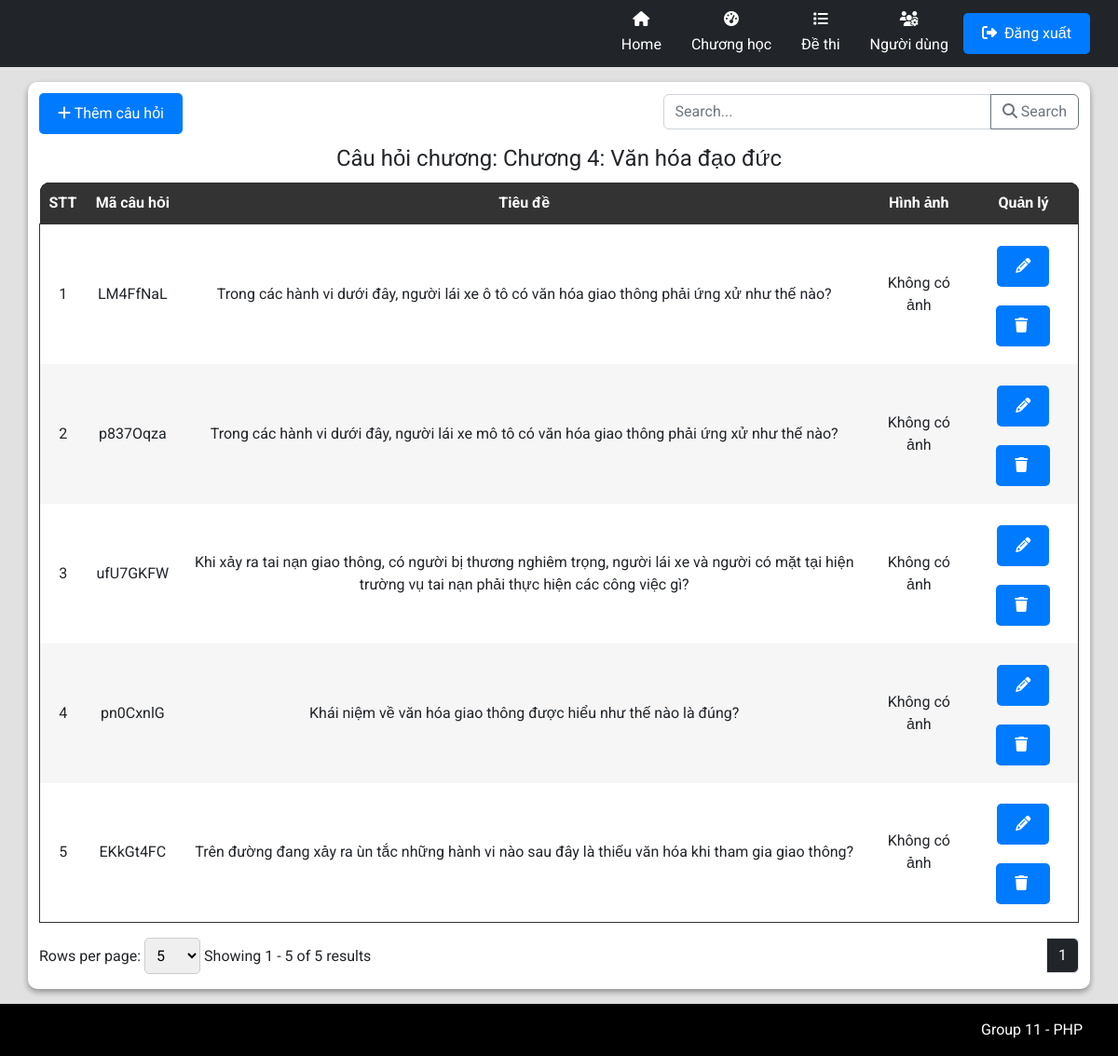
/admin/AdminIndex.php?workingPage=question&chapterId=09e4fcd0-5dbc-467d-bc2e-f3bbdb151ef4, run on the app's committed database.
### tables this page shows
CREATE TABLE `tbl_chapter` (
  `id` varchar(36) NOT NULL,
  `code` varchar(255) DEFAULT NULL,
  `name` varchar(255) DEFAULT NULL,
  `description` varchar(255) DEFAULT NULL,
  `quantity` int(11) DEFAULT NULL
);

CREATE TABLE `tbl_question` (
  `id` varchar(36) NOT NULL,
  `code` varchar(255) DEFAULT NULL,
  `questionImage` varchar(255) DEFAULT NULL,
  `title` text DEFAULT NULL,
  `chapterId` varchar(36) DEFAULT NULL,
  `option_1` text DEFAULT NULL,
  `option_2` text DEFAULT NULL,
  `option_3` text DEFAULT NULL,
  `option_4` text DEFAULT NULL,
  `trueAnswer` int(1) DEFAULT NULL,
  `isDanger` tinyint(1) DEFAULT NULL
);

### admin/pages/Question/QuestionIndex.php (shortened to what this page needs)
<link rel="stylesheet" href="./styles/ProductStyles.css">
<?php $chapterId = $_GET["chapterId"] ?>
<?php
$countAllSql = "SELECT * FROM tbl_question WHERE chapterId='$chapterId'";
$total_records = mysqli_num_rows(mysqli_query($connect, $countAllSql));
$pageIndex = isset($_GET['page']) ? $_GET['page'] : 1;
$pageSize = isset($_GET['limit']) ? $_GET['limit'] : 5;
$total_page = ceil($total_records / $pageSize);
$start = ($pageIndex - 1) * $pageSize;
$getTableDataSql = "";
if (isset($_GET['search']) && !empty($_GET['search'])) {
    $search = $_GET['search'];
    $getTableDataSql = "SELECT * FROM tbl_question WHERE chapterId='$chapterId' AND title LIKE '%$search%' LIMIT $start, $pageSize";
} else {
    $getTableDataSql = "SELECT * FROM tbl_question WHERE chapterId='$chapterId' LIMIT $start, $pageSize";
}
$tableData = mysqli_query($connect, $getTableDataSql);
?>
<div class="text-left flex justify-between">
    <button type="button" class="btn btn-primary mb-2 mt-3" data-bs-toggle="modal" data-bs-target="#addQuestion">
        <i class="fa-solid fa-plus"></i>
        Thêm câu hỏi
    </button>
    <div class="input-group mb-3 align-center mt-3 w-40">
        <input type="text" class="form-control" placeholder="Search..." aria-label="Recipient's username" name="search" id="search-input" aria-describedby="button-addon2">
        <button class="btn btn-outline-secondary" id="search-button" onclick="performSearch()" name="ok">
            <i class="fa-solid fa-magnifying-glass"></i>
            Search
        </button>
    </div>
</div>
<div class="container p-0">
    <table class="w-100">
        <?php
        $tableData_1 = mysqli_query($connect, "SELECT * FROM tbl_chapter WHERE id='$chapterId'");
        $getChapter = mysqli_fetch_array($tableData_1);
        ?>
        <legend class="text-center">Câu hỏi chương: <?php echo $getChapter['name'] ?></legend>
        <thead class="table-head w-100">
            <tr class="table-heading">
                <th class="noWrap">STT</th>
                <th class="noWrap">Mã câu hỏi</th>
                <th class="noWrap">Tiêu đề</th>
                <th class="noWrap">Hình ảnh</th>
                <th class="noWrap">Quản lý </th>
            </tr>
        </thead>
        <tbody class="table-body">
            <?php
            $displayquestion = 0;
            while ($row = mysqli_fetch_array($tableData)) {
                $displayquestion++;
            ?>
                <tr>
                    <td>
                        <?php echo $displayquestion + ($pageIndex - 1) * $pageSize; ?>
                    </td>
                    <td class="tensanpham">
                        <?php echo $row['code'] ?>
                    </td>
                    <td>
                        <?php echo $row['title'] ?>
                    </td>
                    <td>
                        <?php if (!empty($row['questionImage'])) : ?>
                            <img width="200px" src="<?php echo $row['questionImage']; ?>" alt="">
                        <?php else : echo "Không có ảnh"; ?>
                        <?php endif; ?>
                    </td>
                    <td>
                        <button type="button" class="btn btn-primary mb-2 mt-3 con-tooltip top" data-bs-toggle="modal" data-bs-target="#editPopup_<?php echo $row['id']; ?>">
                            <i class="fa-solid fa-pencil"></i>
                        </button>
                        <button type="button" class="btn btn-primary mb-2 mt-3 con-tooltip top" data-bs-toggle="modal" data-bs-target="#confirmPopup_<?php echo $row['id']; ?>">
                            <i class="fa-solid fa-trash mr-1"></i>
                        </button>
                    </td>
                </tr>
            <?php
            }
            ?>
        </tbody>
    </table>
    <form action="" method="GET">
        <nav class="row py-2" aria-label="Page navigation example">
            <div class="paganation-infor col py-2">
                <form action="" method="GET">
                    <label for="limitSelect">Rows per page:</label>
                    <select name="limit" id="limitSelect" onchange="updatePageAndLimit()">
                        <option value="5" <?php if ($pageSize == 5) echo 'selected'; ?>>5</option>
                    </select>
                </form>
                <label class="mr-4">Showing
                    <?php
                    $startItem = ($pageIndex - 1) * $pageSize + 1;
                    $endItem = min($pageIndex * $pageSize, $total_records);
                    echo "{$startItem} - {$endItem} of {$total_records} results";
                    ?>
                </label>
            </div>
            <ul class="m-0 pagination justify-content-end py-2 col">
                <?php
                for ($i = 1; $i <= $total_page; $i++) {
                    if ($i == $pageIndex) {
                        echo '<li class="page-item light">
                        <span name="page" class="page-link text-reset text-white bg-dark" href="?workingPage=question&chapterId='.($chapterId).'&limit=' . ($pageSize) . '&page=' . ($i) . '"> ' . ($i) . ' </span>
                        </li>';
                    }
                }
                ?>
            </ul>
    </form>
</div>

### admin/styles/AdminStyles.css (style rules this page uses)
body { display: flex; flex-direction: column; }

### common/css/CommonStyle.css (style rules this page uses)
html { padding: unset; margin: unset; box-sizing: border-box; scroll-behavior: smooth; }
body { min-height: 100vh; }
:root { --pr-color: rgb(62, 148, 163); }
.m-0 { margin: 0 !important; }
.p-0 { padding: 0 !important; }
.mr-1 { margin-right: 4px !important; }
.mb-2 { margin-bottom: 8px !important; }
.py-2 { padding-top: 8px !important; padding-bottom: 8px !important; }
.mt-3 { margin-top: 12px !important; }
.mb-3 { margin-bottom: 12px !important; }
.mr-4 { margin-right: 16px !important; }
.w-40 { width: 40%; }
.w-100 { width: 100% !important; }
.flex { display: flex; }
.align-center { align-items: center; }
.justify-between { justify-content: space-between; }
.text-center { text-align: center; }
.text-white { color: #fff !important; }
.con-tooltip { position: relative; background: #F2D1C9; border-radius: 9px; display: inline-block; transition: all 0.3s ease-in-out; cursor: default; }

### admin/styles/ProductStyles.css (style rules this page uses)
* { padding: 0; margin: 0; box-sizing: border-box; }
table { border-radius: 10px; }
.container { width: 100%; }
.table-head { color: white; background-color: #000; }
.table-head .table-heading { background-color: #000; color: white; }
.table-head .table-heading th:first-child { border-top-left-radius: 10px; }
.table-head .table-heading th:last-child { border-top-right-radius: 10px; }
.table-heading { border-radius: 10px; }
.table-head th { padding: 10px; text-align: center; }
.table-head, .table-body { border-collapse: collapse; }
.table-body { border: 1px solid #333; }
.table-body, .table-body tr { background-color: #fff; }
.table-body td { text-align: center; }
.table-body tr:nth-child(2n + 2) { background-color: #f6f6f6; }
table { border-collapse: collapse; background-color: #f8f8f8; }
th, td { padding: 10px; text-align: left; }
th { background-color: #333; color: white; }
.btn-primary { background-color: #007bff; color: white; padding: 10px 20px; border: none; border-radius: 5px; cursor: pointer; }
.noWrap { white-space: nowrap; }
select, option { width: 60px; padding: 8px; border: 1px solid #ccc; border-radius: 5px; }
.tensanpham { width: 100px; height: 150px; text-align: center; }

### data on the page
tbl_chapter: name "Chương 4: Văn hóa đạo đức"
tbl_question: pageSize "1", code "LM4FfNaL", title "Trong các hành vi dưới đây, người lái xe ô tô có văn hóa giao thông phải ứng xử như thế nào?", questionImage "Không có ảnh"
tbl_question: pageSize "2", code "p837Oqza", title "Trong các hành vi dưới đây, người lái xe mô tô có văn hóa giao thông phải ứng xử như thế nào?", questionImage "Không có ảnh"
tbl_question: pageSize "3", code "ufU7GKFW", title "Khi xảy ra tai nạn giao thông, có người bị thương nghiêm trọng, người lái xe và người có mặt tại hiện trường vụ tai nạn phải thực hiện các công việc gì?", questionImage "Không có ảnh"
tbl_question: pageSize "4", code "pn0CxnlG", title "Khái niệm về văn hóa giao thông được hiểu như thế nào là đúng?", questionImage "Không có ảnh"
tbl_question: pageSize "5", code "EKkGt4FC", title "Trên đường đang xảy ra ùn tắc những hành vi nào sau đây là thiếu văn hóa khi tham gia giao thông?", questionImage "Không có ảnh"

### other printed values
$startItem "1"
$endItem "5"
$total_records "5"
